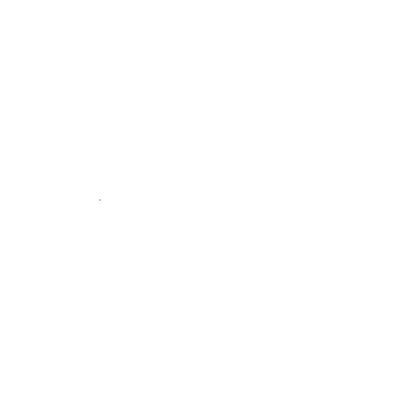
Frame 1 (no input)
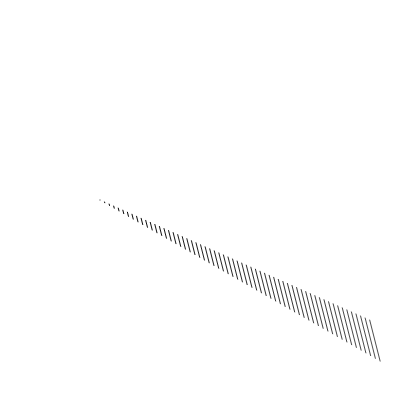
Frame 60 (no input)
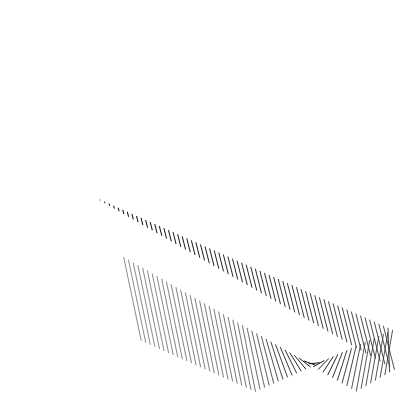
Frame 120 (the mouse pressed at the canvas centre since frame 60)

The p5.js sketch that drew these frames (run headless with seeded random() and noise() and a simulated clock; from frame 60 on, the mouse is pressed at the canvas centre):

// p5.js sketch
// ── sketch.js

var x=100, y=200, radius=10, xspd, yspd;
var x2=100, y2=200, xspd2, yspd2;

function setup() {

  createCanvas(400, 400);
  background(255);
  
  // set the initial x,y speed
  xspd = random(1,6);
  yspd = random(1,6);
  xspd2 = random(1,6);
  yspd2 = random(1,6);
}

function draw() {

  //ellipse(x, y, radius*2, radius*2);
  //ellipse(x2, y2, radius*2, radius*2);
  
  // draw a line between the balls
  var d = dist(x2, y2,x, y);
  stroke(d,255-d);
  line(x,y,x2, y2);

  // ball 1
  // update the position based on speed
  x = x + xspd;
  y = y + yspd;

  // check collision with left/right wall
  if ((xspd > 0 && x >= width-radius) || (xspd < 0 && x <= radius)) {
    xspd = xspd * -1;
  }

  // check collision with top/bottom wall
  if ((yspd > 0 && y >= height-radius) || (yspd < 0 && y <= radius)) {
    yspd = yspd * -1;
  }
  
  // ball 2
  // update the position based on speed
  x2 = x2 + xspd2;
  y2 = y2 + yspd2;

  // check collision with left/right wall
  if ((xspd2 > 0 && x2 >= width-radius) || (xspd2 < 0 && x2 <= radius)) {
    xspd2 = xspd2 * -1;
  }

  // check collision with top/bottom wall
  if ((yspd2 > 0 && y2 >= height-radius) || (yspd2 < 0 && y2 <= radius)) {
    yspd2 = yspd2 * -1;
  }
}
